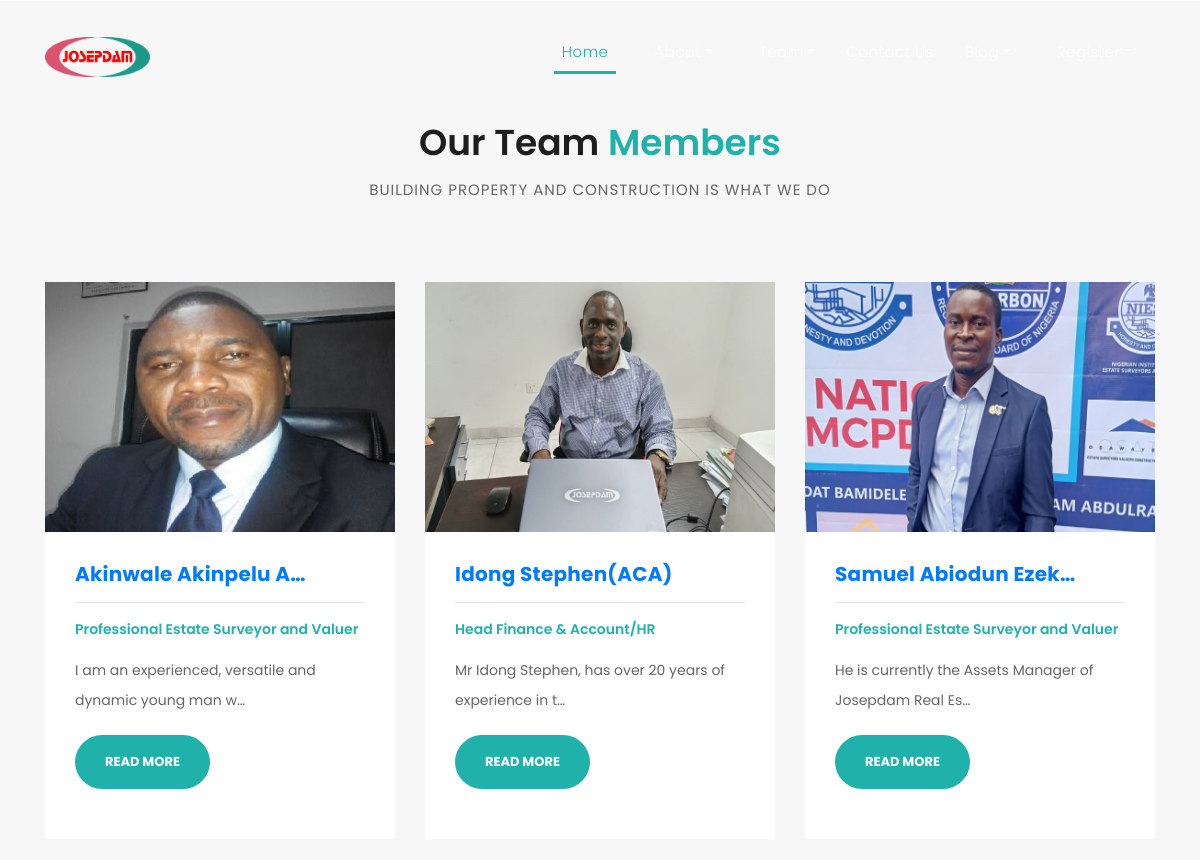
The page /team/ (upper part) on the database as committed earlier.
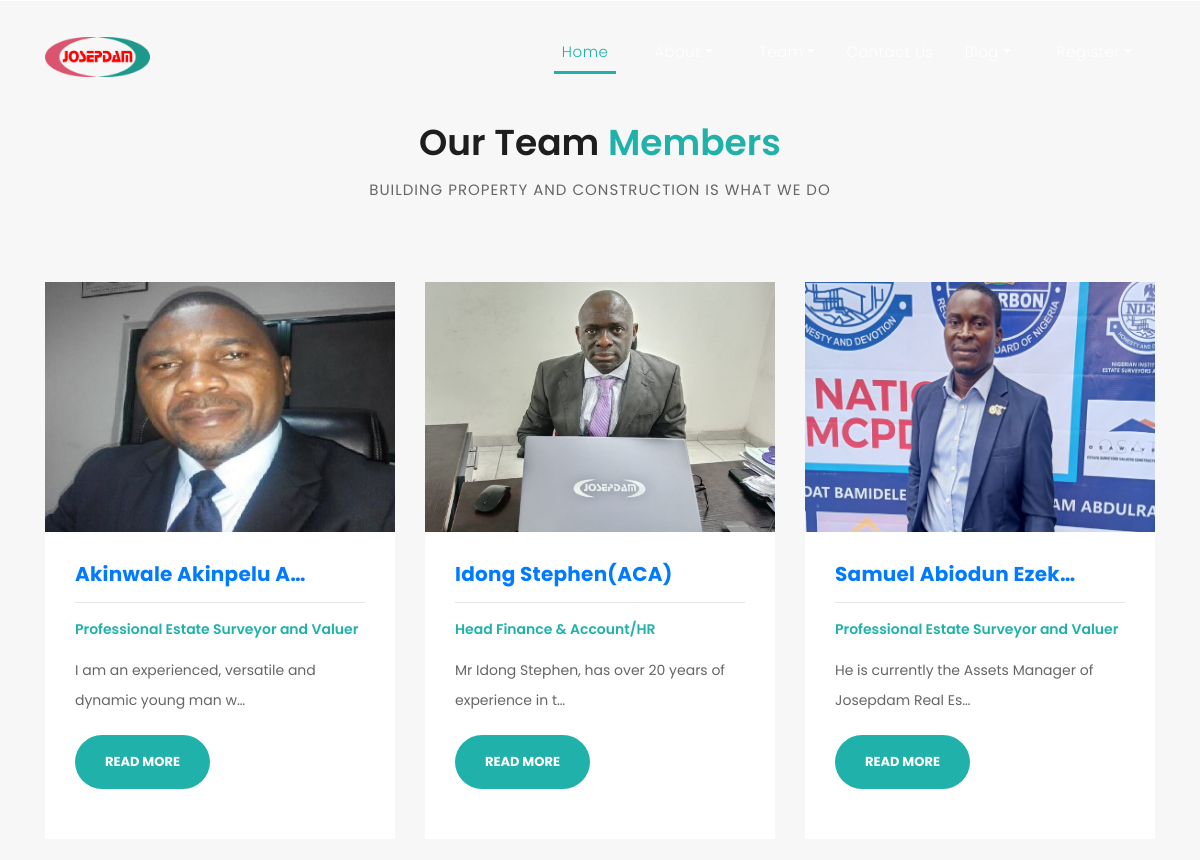
The same page on the database as committed later.
### josepdam/models.py (models this page shows, shortened)
class TeamsPost (models.Model):
    worker_name = models.CharField (max_length = 200, blank=True, null=True)
    worker_position = models.CharField (max_length = 200, blank=True, null=True)
    worker_description = models.TextField()
    worker_img = models.ImageField(upload_to='images')
    slug = models.SlugField (max_length=25)
    publish_date = models.DateTimeField (auto_now_add= True)
    author = models.ForeignKey(User, on_delete=models.CASCADE)
    class Meta:
        ordering =['-publish_date']

### josepdam/views.py (the view)
# urls.py: path('team/', TeamView.as_view(), name='team'),
class TeamView (ListView):
    model = TeamsPost
    template_name = 'josep/team.html'

### templates/josep/team.html (shortened to what this page needs)
{% extends "base.html" %}
{% load static %}
{% block content %}
    <div class="team" style="margin: 0">
      <div class="container">
        <div class="row">
          <div class="col-md-12">
            <div class="section-heading">
              <h2>Our Team <em>Members</em></h2>
              <span>Building property and construction is what we do </span>
            </div>
          </div>
          {% for post in object_list %}
          <div class="col-md-4">
            <div class="team-item">
              <a href="{% url 'detail-team' post.pk %}">
                {% if post.worker_img %}
                <img src="{{ post.worker_img.url }}" height="250px" alt="">
                {% endif %}
              </a>
              <div class="down-content">
                <a href="{% url 'detail-team' post.pk %}"><h4>{{ post.worker_name |truncatechars:20}}</h4></a><hr>
                <span>{{ post.worker_position }}</span>
                <p>{{ post.worker_description |truncatechars:55}}</p>
                <p>
                  <a href="{% url 'detail-team' post.pk %}" class="filled-button">Read More</a
                </p>
              </div>
            </div>
            <br>
          </div>
          {% endfor %}
          </div>
        </div>
      </div>
    {% endblock %}

Rows that differ between the two databases and show on the page:
changed TeamsPost "Idong Stephen(ACA)": worker_img: a different picture
